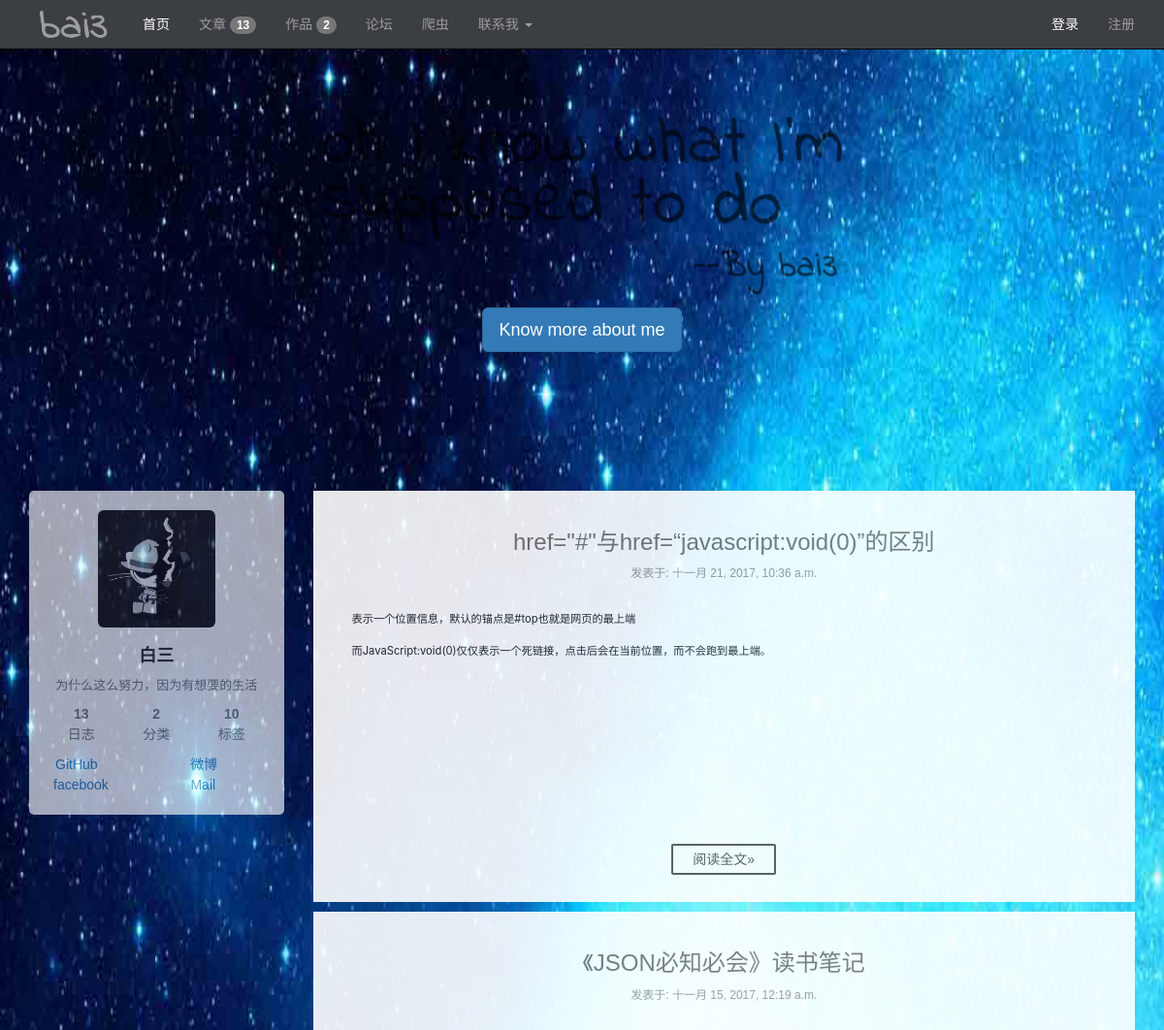
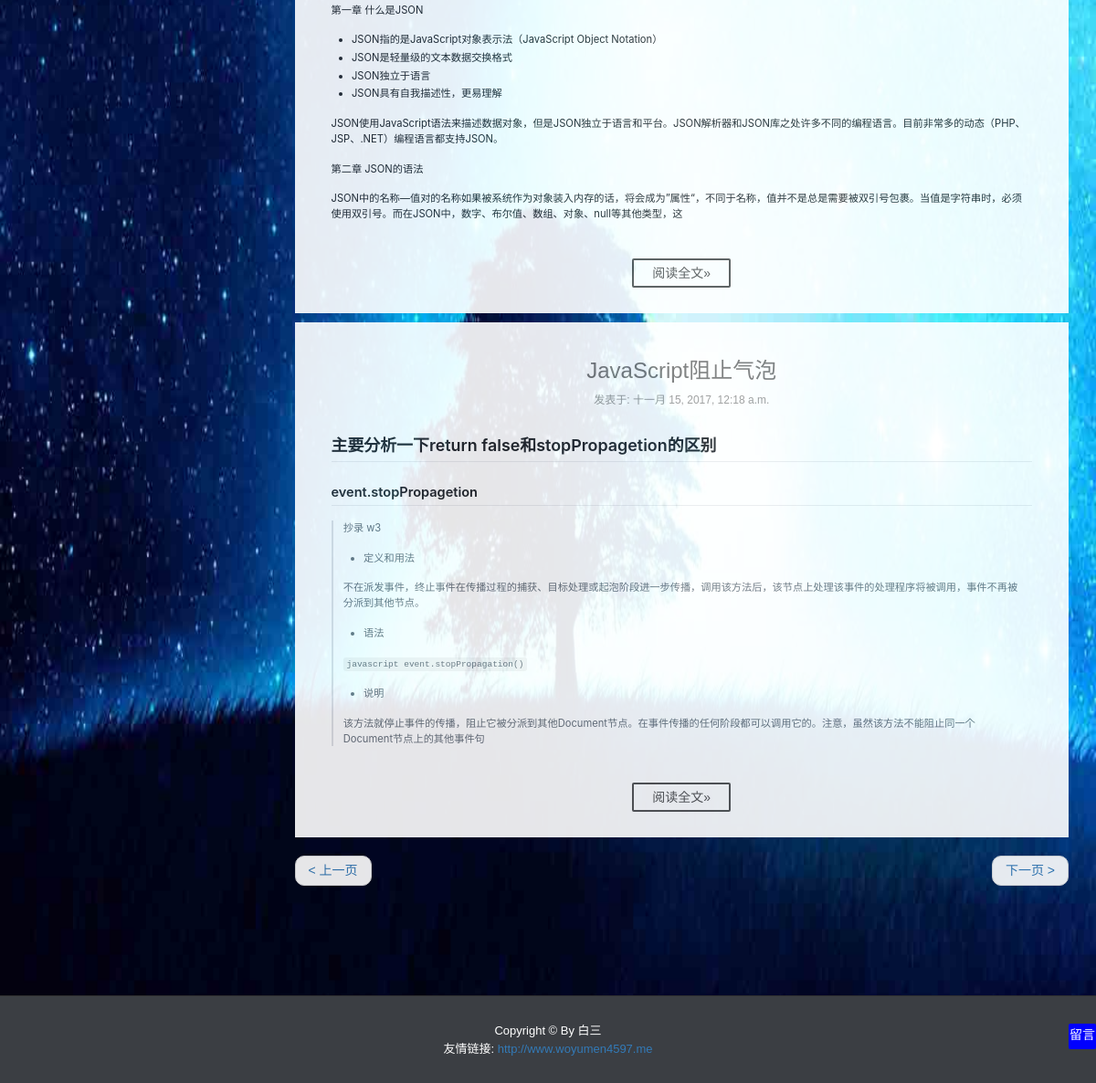
/?page=4, run on the app's committed database (2 pictures, top to bottom).
### index/models.py (models this page shows, shortened)
class Article(models.Model):
    title = models.CharField(max_length=100, verbose_name="文章标题")
    type = models.CharField(max_length=20, default='note', verbose_name="文章类别")
    tag = models.CharField(max_length=100, verbose_name="文章标签")
    pub_time = models.DateTimeField(default=timezone.now, verbose_name="文章创建时间")
    body = models.TextField(verbose_name="文章内容")
    class Meta:
        ordering = ('-pub_time',)

### index/views.py (the view)
# urls.py: url(r'^$', index),
def index(request):
    total = common()
    light = 1
    template = get_template('index/index.html')
    articles = Article.objects.all()
    for article in articles:
        article.body = markdown(article.body)
    paginator = Paginator(articles, 3)
    page = request.GET.get('page')
    try:
        articles = paginator.page(page)
    except PageNotAnInteger:
        articles = paginator.page(1)
    except EmptyPage:
        articles = paginator.page(paginator.num_pages)
    html = template.render(locals())
    return HttpResponse(html)

### index/views.py (called while the page is built)
def common():
    work_total = Work.objects.count()
    amount = Article.objects.count()
    tag_amount = Article.objects.values('tag').distinct().count()
    type_amount = Article.objects.values('type').distinct().count()
    return work_total, amount, tag_amount, type_amount

### index/templates/index/index.html (shortened to what this page needs)
{% extends '../layout/base.html' %}
{% block css %}
    <link rel="stylesheet" href="/static/css/common/markdown.css">
{% endblock %}
{% block banner %}
    <div class="jumbotron" style="background: none;margin-top: 50px ">
        <h1>
            <img src="/static/img/common/header.svg" class="img-responsive center-block" style="opacity: .6;width: 627px;">
        </h1>
        <p style="text-align: center"><a class="btn btn-primary btn-lg" href="javascript: alert('简历的github被我删了，以后补齐。')" role="button" target="_blank">Know more about me</a></p>
    </div>
{% endblock %}
{%  block content %}
    {% block aside %}{% include '../layout/aside.html' %}{% endblock %}
    {% block main %}
        <main  class="col-md-9" >
            {% for article in articles %}
            <article>
                <header style="margin-bottom: 30px">
                    <h3 class="text-center">
                        <a href="/index/article/{{ article.id }}" class="text-muted">
                            {{ article.title }}
                        </a>
                    </h3>
                    <div class="text-center" style="color: #999;font-family: 'PingFang SC', 'Microsoft YaHei', sans-serif;font-size: 12px;">
                        发表于: {{ article.pub_time }}
                    </div>
                </header>
                <div class="body markdown-body" style="overflow-y: hidden;min-height: 200px">
                    {{ article.body | truncatechars:400| safe }}
                </div>
                <div class="footer text-center" >
                    <a href="/index/article/{{ article.id }}" class="btn-readmore" role="button">阅读全文»</a>
                </div>
            </article>
            {% endfor %}
            <nav>
                <ul class="pager">
                    {% if articles.has_previous %}
                    <li class="previous"><a  href="?page={{ articles.previous_page_number }}"><span aria-hidden="true"><</span> 上一页</a></li>
                    {% endif %}
                    {% if articles.has_next %}
                    <li class="next"><a href="?page={{ articles.next_page_number }}">下一页 <span aria-hidden="true">></span></a></li>
                    {% endif %}
                </ul>
            </nav>
        </main>
    {% endblock %}
{% endblock %}

### static/css/index/index.css (style rules this page uses)
body { font: 14px/1.5 "PingFang SC", "Microsoft YaHei", sans-serif; background-color: #ebebeb; background: url('../../img/common/bak2.jpg') no-repeat ; background-size: 100% 100%; background-attachment: fixed; }
article { background: #fff; padding: 20px 10px; margin-bottom: 10px; }
.footer .btn-readmore { color: #555; display: inline-block; padding: 0 20px; font-size: 14px; background: #fff; border-radius: 2px; line-height: 2; margin: 0 4px 8px 4px; border: 2px solid #555; text-decoration: none; transition-property: background-color; transition-duration: 0.2s; transition-timing-function: ease-in-out; transition-delay: 0s; }
article .body { padding: 0 3rem; margin-bottom: 40px; font-size: 0.8em; }
.markdown-body { font-size: 1em; }

### static/css/common/markdown.css (style rules this page uses)
.markdown-body { -ms-text-size-adjust: 100%; -webkit-text-size-adjust: 100%; line-height: 1.5; color: #24292e; font-family: -apple-system, BlinkMacSystemFont, "Segoe UI", Helvetica, Arial, sans-serif, "Apple Color Emoji", "Segoe UI Emoji", "Segoe UI Symbol"; font-size: 16px; line-height: 1.5; word-wrap: break-word; }
.markdown-body h1 { font-size: 2em; margin: 0.67em 0; }
.markdown-body code, .markdown-body kbd, .markdown-body pre { font-family: monospace, monospace; font-size: 1em; }
.markdown-body * { box-sizing: border-box; }
.markdown-body h1, .markdown-body h2, .markdown-body h3, .markdown-body h4, .markdown-body h5, .markdown-body h6 { margin-top: 0; margin-bottom: 0; }
.markdown-body h1 { font-size: 24px; font-weight: 600; }
.markdown-body h2 { font-size: 20px; font-weight: 600; }
.markdown-body p { margin-top: 0; margin-bottom: 10px; }
.markdown-body blockquote { margin: 0; font-size: 1em; }
.markdown-body ul, .markdown-body ol { padding-left: 0; margin-top: 0; margin-bottom: 0; }
.markdown-body code { font-family: "SFMono-Regular", Consolas, "Liberation Mono", Menlo, Courier, monospace; font-size: 12px; }
.markdown-body::before { display: table; content: ""; }
.markdown-body::after { display: table; clear: both; content: ""; }
.markdown-body>*:first-child { margin-top: 0 !important; }
.markdown-body>*:last-child { margin-bottom: 0 !important; }
.markdown-body p, .markdown-body blockquote, .markdown-body ul, .markdown-body ol, .markdown-body dl, .markdown-body table, .markdown-body pre { margin-top: 0; margin-bottom: 16px; }
.markdown-body blockquote { padding: 0 1em; color: #6a737d; border-left: 0.25em solid #dfe2e5; }
.markdown-body blockquote>:first-child { margin-top: 0; }
.markdown-body blockquote>:last-child { margin-bottom: 0; }
.markdown-body h1, .markdown-body h2, .markdown-body h3, .markdown-body h4, .markdown-body h5, .markdown-body h6 { margin-top: 24px; margin-bottom: 16px; font-weight: 600; line-height: 1.25; }
.markdown-body h1 { padding-bottom: 0.3em; font-size: 1.6em; border-bottom: 1px solid #eaecef; }
.markdown-body h2 { padding-bottom: 0.3em; font-size: 1.3em; border-bottom: 1px solid #eaecef; }
.markdown-body ul, .markdown-body ol { padding-left: 2em; }
.markdown-body li+li { margin-top: 0.25em; }
.markdown-body code { padding: 0; padding-top: 0.2em; padding-bottom: 0.2em; margin: 0; font-size: 85%; background-color: rgba(27,31,35,0.05); border-radius: 3px; }
.markdown-body code::before, .markdown-body code::after { letter-spacing: -0.2em; content: "\00a0"; }

### data on the page
Article: title "href=\"#\"与href=“javascript:void(0)”的区别", pub_time "十一月 21, 2017, 10:36 a.m.", body "表示一个位置信息，默认的锚点是#top也就是网页的最上端 而JavaScript:void(0)仅仅表示一个死链接，点击后会在当前位置，而不会跑到最上端。"
Article: title "《JSON必知必会》读书笔记", pub_time "十一月 15, 2017, 12:19 a.m.", body "第一章 什么是JSON JSON指的是JavaScript对象表示法（JavaScript Object Notation） JSON是轻量级的文本数据交换格式 JSON独立于语言 JSON具有自我描述性，更易理解 JSON使用JavaScript语法来描述数据对象，但是JSON独立于语言和平台。JSON解析器和JSON库之处许多不同的编程语言。目前非常多的动态（PHP、JSP、.NET）编程语言都支持JSON。 第二章 JSON的语法 JSON中的名称—值对的名称如果被系统作为对象装入内存的话，将会成为”属性“，不同于名称，值并不是总是需要被双引号包裹。当值是字符串时，必须使用双引号。而在JSON中，数字、布尔值、数组、对象、null等其他类型，这"
Article: title "JavaScript阻止气泡", pub_time "十一月 15, 2017, 12:18 a.m.", body "主要分析一下return false和stopPropagetion的区别 event.stopPropagetion 抄录 w3 定义和用法 不在派发事件，终止事件在传播过程的捕获、目标处理或起泡阶段进一步传播，调用该方法后，该节点上处理该事件的处理程序将被调用，事件不再被分派到其他节点。 语法 javascript event.stopPropagation() 说明 该方法就停止事件的传播，阻止它被分派到其他Document节点。在事件传播的任何阶段都可以调用它的。注意，虽然该方法不能阻止同一个Document节点上的其他事件句"

### other printed values
{{ total.1 }} "13"
{{ total.0 }} "2"
{{ total.3 }} "2"
{{ total.2 }} "10"
